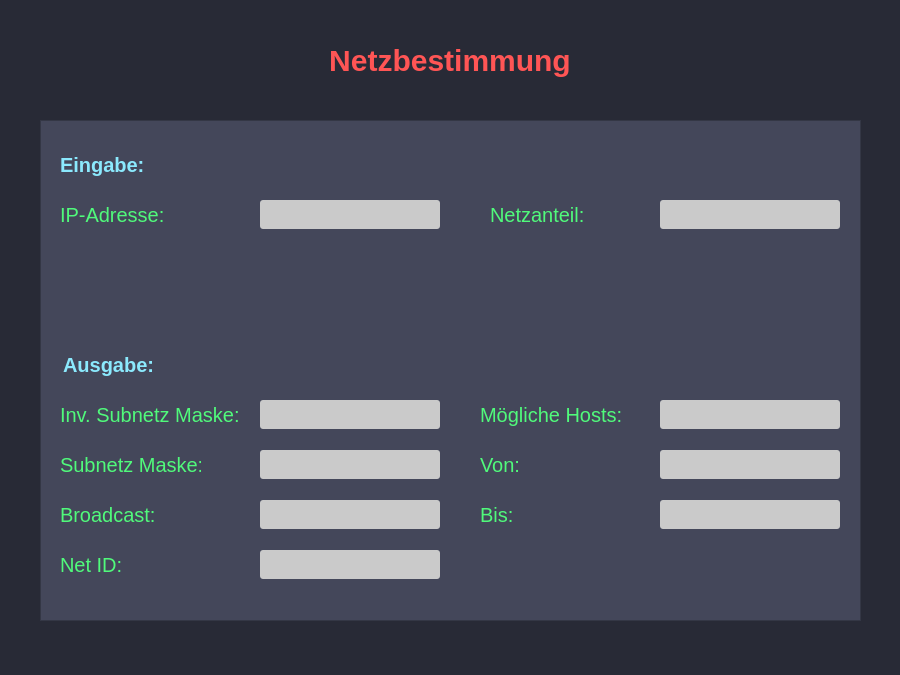
<?xml version="1.0" encoding="UTF-8"?>
<ui version="4.0">
 <class>MainWindow</class>
 <widget class="QMainWindow" name="MainWindow">
  <property name="geometry">
   <rect>
    <x>0</x>
    <y>0</y>
    <width>900</width>
    <height>675</height>
   </rect>
  </property>
  <property name="font">
   <font>
    <pointsize>15</pointsize>
   </font>
  </property>
  <property name="windowTitle">
   <string>MainWindow</string>
  </property>
  <property name="styleSheet">
   <string notr="true">background-color: rgb(40, 42, 54);</string>
  </property>
  <widget class="QWidget" name="centralwidget">
   <widget class="QLabel" name="label">
    <property name="geometry">
     <rect>
      <x>0</x>
      <y>40</y>
      <width>900</width>
      <height>41</height>
     </rect>
    </property>
    <property name="font">
     <font>
      <pointsize>-1</pointsize>
      <weight>75</weight>
      <bold>true</bold>
     </font>
    </property>
    <property name="styleSheet">
     <string notr="true">color: rgb(255, 85, 85);
font-size: 30px;</string>
    </property>
    <property name="text">
     <string>Netzbestimmung</string>
    </property>
    <property name="alignment">
     <set>Qt::AlignCenter</set>
    </property>
   </widget>
   <widget class="QFrame" name="frame">
    <property name="geometry">
     <rect>
      <x>40</x>
      <y>120</y>
      <width>821</width>
      <height>501</height>
     </rect>
    </property>
    <property name="toolTipDuration">
     <number>5</number>
    </property>
    <property name="styleSheet">
     <string notr="true">background-color: rgb(68, 71, 90);</string>
    </property>
    <property name="frameShape">
     <enum>QFrame::StyledPanel</enum>
    </property>
    <property name="frameShadow">
     <enum>QFrame::Raised</enum>
    </property>
    <widget class="QTextEdit" name="list_inv_subnetz_maske">
     <property name="geometry">
      <rect>
       <x>220</x>
       <y>280</y>
       <width>180</width>
       <height>29</height>
      </rect>
     </property>
     <property name="font">
      <font>
       <pointsize>12</pointsize>
      </font>
     </property>
     <property name="styleSheet">
      <string notr="true">color: rgb(34, 34, 34);
background-color:rgb(202, 202, 202);
border-radius: 3px;</string>
     </property>
    </widget>
    <widget class="QLabel" name="lbl_Ausgabe">
     <property name="geometry">
      <rect>
       <x>23</x>
       <y>230</y>
       <width>120</width>
       <height>30</height>
      </rect>
     </property>
     <property name="font">
      <font>
       <pointsize>15</pointsize>
       <weight>75</weight>
       <bold>true</bold>
       <underline>false</underline>
      </font>
     </property>
     <property name="styleSheet">
      <string notr="true">color: rgb(139, 233, 253);
</string>
     </property>
     <property name="text">
      <string>Ausgabe:</string>
     </property>
    </widget>
    <widget class="QLineEdit" name="ln_edt_netzanteil">
     <property name="geometry">
      <rect>
       <x>620</x>
       <y>80</y>
       <width>180</width>
       <height>29</height>
      </rect>
     </property>
     <property name="font">
      <font>
       <pointsize>15</pointsize>
      </font>
     </property>
     <property name="styleSheet">
      <string notr="true">color: rgb(34, 34, 34);
background-color:rgb(202, 202, 202);
border-radius: 3px;
vorder: 10px solid #77a;</string>
     </property>
    </widget>
    <widget class="QLabel" name="lbl_ip_adresse">
     <property name="geometry">
      <rect>
       <x>20</x>
       <y>80</y>
       <width>120</width>
       <height>30</height>
      </rect>
     </property>
     <property name="font">
      <font>
       <pointsize>15</pointsize>
      </font>
     </property>
     <property name="styleSheet">
      <string notr="true">color:rgb(80, 250, 123);</string>
     </property>
     <property name="text">
      <string>IP-Adresse:</string>
     </property>
    </widget>
    <widget class="QTextEdit" name="list_braodcast">
     <property name="geometry">
      <rect>
       <x>220</x>
       <y>380</y>
       <width>180</width>
       <height>29</height>
      </rect>
     </property>
     <property name="font">
      <font>
       <pointsize>12</pointsize>
      </font>
     </property>
     <property name="styleSheet">
      <string notr="true">color: rgb(34, 34, 34);
background-color:rgb(202, 202, 202);
border-radius: 3px;</string>
     </property>
    </widget>
    <widget class="QLabel" name="lbl_counted_hosts">
     <property name="geometry">
      <rect>
       <x>440</x>
       <y>280</y>
       <width>180</width>
       <height>30</height>
      </rect>
     </property>
     <property name="font">
      <font>
       <pointsize>15</pointsize>
      </font>
     </property>
     <property name="whatsThis">
      <string>&lt;html&gt;&lt;head/&gt;&lt;body&gt;&lt;p&gt;&lt;br/&gt;&lt;/p&gt;&lt;/body&gt;&lt;/html&gt;</string>
     </property>
     <property name="styleSheet">
      <string notr="true">color:rgb(80, 250, 123);</string>
     </property>
     <property name="text">
      <string>Mögliche Hosts:</string>
     </property>
    </widget>
    <widget class="QLabel" name="lbl_subnet_mask">
     <property name="geometry">
      <rect>
       <x>20</x>
       <y>330</y>
       <width>141</width>
       <height>30</height>
      </rect>
     </property>
     <property name="font">
      <font>
       <pointsize>15</pointsize>
      </font>
     </property>
     <property name="styleSheet">
      <string notr="true">color:rgb(80, 250, 123);</string>
     </property>
     <property name="text">
      <string>Subnetz Maske:</string>
     </property>
    </widget>
    <widget class="QTextEdit" name="list_counted_hosts">
     <property name="geometry">
      <rect>
       <x>620</x>
       <y>280</y>
       <width>180</width>
       <height>29</height>
      </rect>
     </property>
     <property name="font">
      <font>
       <pointsize>12</pointsize>
      </font>
     </property>
     <property name="styleSheet">
      <string notr="true">color: rgb(34, 34, 34);
background-color:rgb(202, 202, 202);
border-radius: 3px;</string>
     </property>
    </widget>
    <widget class="QLineEdit" name="ln_edt_ip">
     <property name="enabled">
      <bool>true</bool>
     </property>
     <property name="geometry">
      <rect>
       <x>220</x>
       <y>80</y>
       <width>180</width>
       <height>29</height>
      </rect>
     </property>
     <property name="font">
      <font>
       <pointsize>15</pointsize>
      </font>
     </property>
     <property name="styleSheet">
      <string notr="true">color: rgb(34, 34, 34);
background-color:rgb(202, 202, 202);
border-radius: 3px;
vorder: 3px solid #77a;</string>
     </property>
    </widget>
    <widget class="QLabel" name="lbl_net_id">
     <property name="geometry">
      <rect>
       <x>20</x>
       <y>430</y>
       <width>141</width>
       <height>30</height>
      </rect>
     </property>
     <property name="font">
      <font>
       <pointsize>15</pointsize>
      </font>
     </property>
     <property name="styleSheet">
      <string notr="true">color:rgb(80, 250, 123);</string>
     </property>
     <property name="text">
      <string>Net ID:</string>
     </property>
    </widget>
    <widget class="QTextEdit" name="list_net_id">
     <property name="geometry">
      <rect>
       <x>220</x>
       <y>430</y>
       <width>180</width>
       <height>29</height>
      </rect>
     </property>
     <property name="font">
      <font>
       <pointsize>12</pointsize>
      </font>
     </property>
     <property name="styleSheet">
      <string notr="true">color: rgb(34, 34, 34);
background-color:rgb(202, 202, 202);
border-radius: 3px;</string>
     </property>
    </widget>
    <widget class="QTextEdit" name="list_subnet_mask">
     <property name="geometry">
      <rect>
       <x>220</x>
       <y>330</y>
       <width>180</width>
       <height>29</height>
      </rect>
     </property>
     <property name="font">
      <font>
       <pointsize>12</pointsize>
      </font>
     </property>
     <property name="styleSheet">
      <string notr="true">color: rgb(34, 34, 34);
background-color:rgb(202, 202, 202);
border-radius: 3px;</string>
     </property>
    </widget>
    <widget class="QLabel" name="lbl_inv_subnetz_maske">
     <property name="geometry">
      <rect>
       <x>20</x>
       <y>280</y>
       <width>190</width>
       <height>30</height>
      </rect>
     </property>
     <property name="font">
      <font>
       <pointsize>15</pointsize>
      </font>
     </property>
     <property name="styleSheet">
      <string notr="true">color:rgb(80, 250, 123);</string>
     </property>
     <property name="text">
      <string>Inv. Subnetz Maske:</string>
     </property>
    </widget>
    <widget class="QLabel" name="lbl_boradcast">
     <property name="geometry">
      <rect>
       <x>20</x>
       <y>380</y>
       <width>141</width>
       <height>30</height>
      </rect>
     </property>
     <property name="font">
      <font>
       <pointsize>15</pointsize>
      </font>
     </property>
     <property name="styleSheet">
      <string notr="true">color:rgb(80, 250, 123);</string>
     </property>
     <property name="text">
      <string>Broadcast:</string>
     </property>
    </widget>
    <widget class="QLabel" name="lbl_netzanteil">
     <property name="geometry">
      <rect>
       <x>450</x>
       <y>80</y>
       <width>120</width>
       <height>30</height>
      </rect>
     </property>
     <property name="font">
      <font>
       <pointsize>15</pointsize>
      </font>
     </property>
     <property name="styleSheet">
      <string notr="true">color:rgb(80, 250, 123);</string>
     </property>
     <property name="text">
      <string>Netzanteil:</string>
     </property>
    </widget>
    <widget class="QLabel" name="lbl_Eingabe">
     <property name="geometry">
      <rect>
       <x>20</x>
       <y>30</y>
       <width>119</width>
       <height>30</height>
      </rect>
     </property>
     <property name="font">
      <font>
       <pointsize>15</pointsize>
       <weight>75</weight>
       <bold>true</bold>
       <underline>false</underline>
      </font>
     </property>
     <property name="styleSheet">
      <string notr="true">color: rgb(139, 233, 253);
</string>
     </property>
     <property name="text">
      <string>Eingabe:</string>
     </property>
    </widget>
    <widget class="QLabel" name="lbl_Von">
     <property name="geometry">
      <rect>
       <x>440</x>
       <y>330</y>
       <width>180</width>
       <height>30</height>
      </rect>
     </property>
     <property name="font">
      <font>
       <pointsize>15</pointsize>
      </font>
     </property>
     <property name="styleSheet">
      <string notr="true">color:rgb(80, 250, 123);</string>
     </property>
     <property name="text">
      <string>Von:</string>
     </property>
    </widget>
    <widget class="QLabel" name="lbl_Bis">
     <property name="geometry">
      <rect>
       <x>440</x>
       <y>380</y>
       <width>180</width>
       <height>30</height>
      </rect>
     </property>
     <property name="font">
      <font>
       <pointsize>15</pointsize>
      </font>
     </property>
     <property name="styleSheet">
      <string notr="true">color:rgb(80, 250, 123);</string>
     </property>
     <property name="text">
      <string>Bis:</string>
     </property>
    </widget>
    <widget class="QTextEdit" name="list_von">
     <property name="geometry">
      <rect>
       <x>620</x>
       <y>330</y>
       <width>180</width>
       <height>29</height>
      </rect>
     </property>
     <property name="font">
      <font>
       <pointsize>12</pointsize>
      </font>
     </property>
     <property name="styleSheet">
      <string notr="true">color: rgb(34, 34, 34);
background-color:rgb(202, 202, 202);
border-radius: 3px;</string>
     </property>
    </widget>
    <widget class="QTextEdit" name="list_bis">
     <property name="geometry">
      <rect>
       <x>620</x>
       <y>380</y>
       <width>180</width>
       <height>29</height>
      </rect>
     </property>
     <property name="font">
      <font>
       <pointsize>12</pointsize>
      </font>
     </property>
     <property name="styleSheet">
      <string notr="true">color: rgb(34, 34, 34);
background-color:rgb(202, 202, 202);
border-radius: 3px;</string>
     </property>
    </widget>
   </widget>
  </widget>
  <widget class="QMenuBar" name="menubar">
   <property name="geometry">
    <rect>
     <x>0</x>
     <y>0</y>
     <width>900</width>
     <height>20</height>
    </rect>
   </property>
  </widget>
  <widget class="QStatusBar" name="statusbar"/>
 </widget>
 <tabstops>
  <tabstop>ln_edt_ip</tabstop>
  <tabstop>ln_edt_netzanteil</tabstop>
  <tabstop>list_inv_subnetz_maske</tabstop>
  <tabstop>list_subnet_mask</tabstop>
  <tabstop>list_braodcast</tabstop>
  <tabstop>list_net_id</tabstop>
  <tabstop>list_counted_hosts</tabstop>
 </tabstops>
 <resources/>
 <connections/>
</ui>
